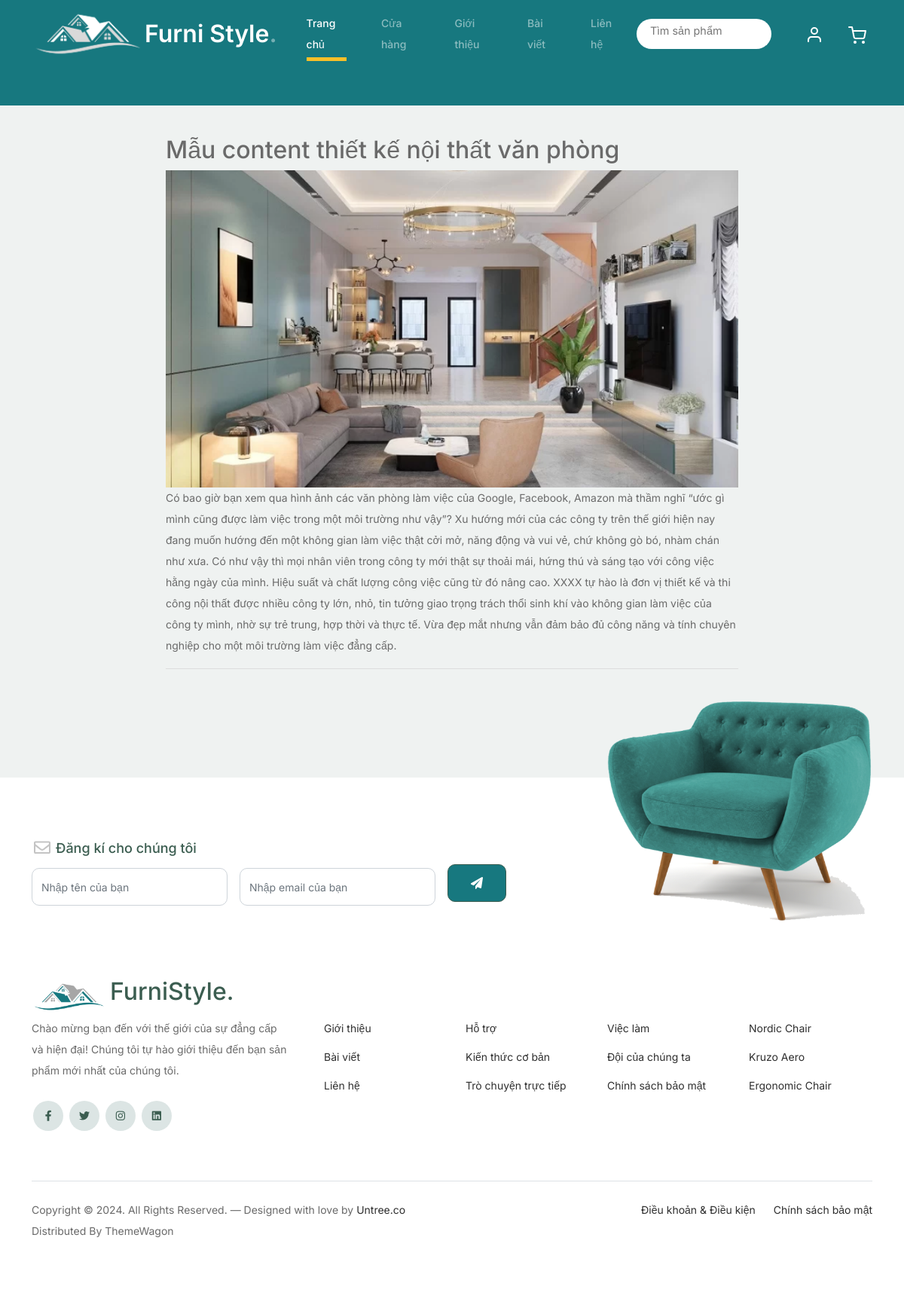
The app's page /?mod=page&act=blog_detail&id=1 with its own data.
### tables this page shows
CREATE TABLE `baiviet` (
  `id` int(11) NOT NULL,
  `tenbaiviet` varchar(50) NOT NULL,
  `hinhanhbv` varchar(50) NOT NULL,
  `noidungbaiviet` text NOT NULL,
  `tacgia` varchar(50) NOT NULL,
  `ngaydang` timestamp NOT NULL DEFAULT current_timestamp() ON UPDATE current_timestamp()
);

### index.php (called while the page is built, shortened)
<?php
    extract($_REQUEST);
    if(isset($mod)){
        switch($mod){
            case 'page':
                include_once "site/controller/page.php";
                break;
        }
    }
    else {
        header("location: ?mod=page&act=home");
    }
?>

### model_Dao/pdo.php (called while the page is built, shortened)
<?php
function pdo_get_connection(){
    $dburl = "mysql:host=localhost;dbname=duan1hoanchinh;charset=utf8";
    $username = 'root';
    $password = '';
    $conn = new PDO($dburl, $username, $password);
    $conn->setAttribute(PDO::ATTR_ERRMODE, PDO::ERRMODE_EXCEPTION);
    return $conn;
}
function pdo_query_one($sql){
    $sql_args = array_slice(func_get_args(), 1);
    try{
        $conn = pdo_get_connection();
        $stmt = $conn->prepare($sql);
        $stmt->execute($sql_args);
        $row = $stmt->fetch(PDO::FETCH_ASSOC);
        return $row;
    }
    catch(PDOException $e){
        throw $e;
    }
    finally{
        unset($conn);
    }
}

### model_Dao/post.php (called while the page is built, shortened)
<?php
    include_once 'pdo.php';
    function get_one_baiviet($id){
        $sql="SELECT * FROM baiviet WHERE id=?";
        return pdo_query_one($sql,$id);
    }
?>

### site/views/blog_detail.php (the view)
<?php
    extract($onebv);
?>
    <main style="   max-width: 800px;
            margin: 20px auto;
            padding: 20px;">
        <article style="  border-bottom: 1px solid #ddd;
            margin-bottom: 20px;">
            <h2><?=$tenbaiviet?></h2>
            <img src="furni-1.0.0/images/<?=$hinhanhbv?>" alt="Image" class="img-fluid">
            <p>
            <?=$noidungbaiviet?>
            </p>
        </article>
    </main>
    <br>  <br>  <br>

### furni-1.0.0/css/style.css (style rules this page uses)
body { overflow-x: hidden; position: relative; }
body { font-family: "Inter", sans-serif; font-weight: 400; line-height: 28px; color: #6a6a6a; font-size: 14px; background-color: #eff2f1; }
main { max-width: 800px; margin: 20px auto; padding: 20px; }
article { border-bottom: 1px solid #ddd; margin-bottom: 20px; }

### records on screen
baiviet: tenbaiviet "Mẫu content thiết kế nội thất văn phòng", hinhanhbv (picture), noidungbaiviet "Có bao giờ bạn xem qua hình ảnh các văn phòng làm việc của Google, Facebook, Amazon mà thầm nghĩ “ước gì mình cũng được làm việc trong một môi trường như vậy”? Xu hướng mới của các công ty trên thế giới hiện nay đang muốn hướng đến một không gian làm việc thật cởi mở, năng động và vui vẻ, chứ không gò bó, nhàm chán như xưa. Có như vậy thì mọi nhân viên trong công ty mới thật sự thoải mái, hứng thú và sáng tạo với công việc hằng ngày của mình. Hiệu suất và chất lượng công việc cũng từ đó nâng cao. XXXX tự hào là đơn vị thiết kế và thi công nội thất được nhiều công ty lớn, nhỏ, tin tưởng giao trọng trách thổi sinh khí vào không gian làm việc của công ty mình, nhờ sự trẻ trung, hợp thời và…"
